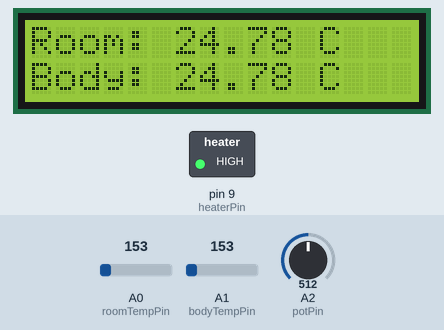
This sketch was run on a simulated Arduino Uno, built with avr-gcc and run on an emulated ATmega328P. Parts: 16×2 character LCD, switched loads named in the sketch (green lamp = pin HIGH). The inputs (shaded band) are chosen by the test bench; at power-on: A1 (bodyTempPin) = 153, A0 (roomTempPin) = 153, A2 (potPin) = 512. What the sketch prints to the serial monitor is not drawn.

Above: at 1.2 s.
1.3 s: A1 (bodyTempPin) set to 168
At 2.1 s:
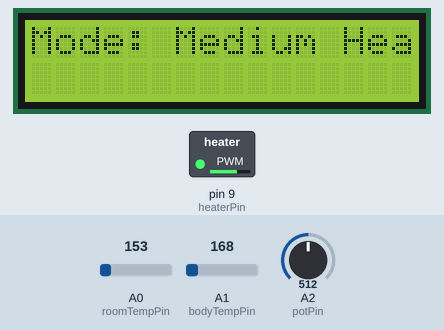
2.9 s: A1 (bodyTempPin) set to 175
At 4.1 s:
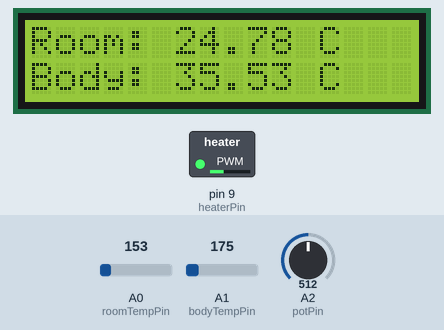
4.4 s: A0 (roomTempPin) set to 165
At 5.6 s:
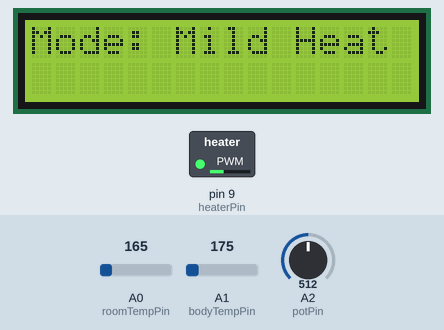
5.9 s: A1 (bodyTempPin) set to 191
At 7.1 s:
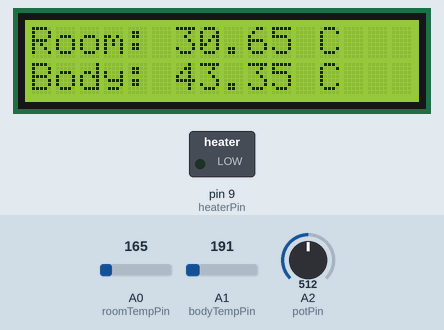
7.4 s: A0 (roomTempPin) set to 114
At 8.2 s:
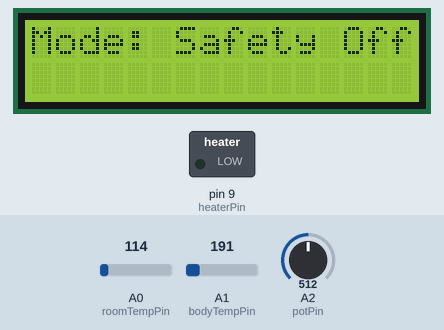
9.1 s: A1 (bodyTempPin) set to 165
At 9.9 s:
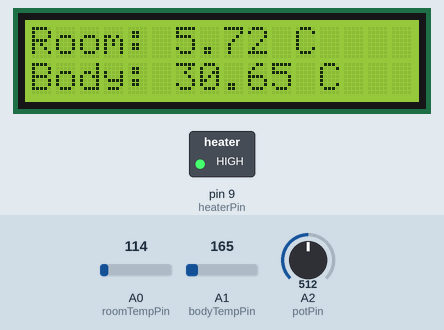
Timing chart, 0 to 11.7 s (numbered marks = the images above; inputs shaded):
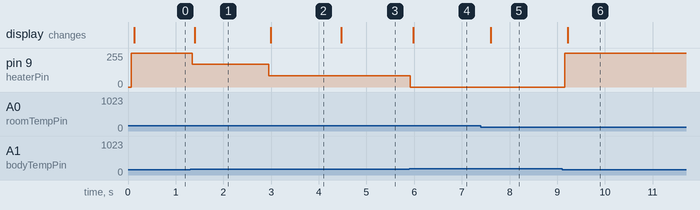

The sketch:

thermal_wear.ino
```cpp
#include <LiquidCrystal.h>

// Initialize the LCD with the numbers of the interface pins
LiquidCrystal lcd(12, 11, 5, 4, 3, 2);

// Add a variable to keep track of the display mode
bool displayTemperatures = true;
unsigned long lastSwitchTime = 0;
const unsigned long switchInterval = 200; // Switch every 3000 milliseconds (3 seconds)

// Global variables
int roomTempPin = A0; // Room temperature sensor connected to A0
int bodyTempPin = A1; // Body temperature sensor connected to A1
int heaterPin = 9;    // Heater (LED) connected to pin 9
int potPin = A2;      // Potentiometer connected to A2

// Define the temperature thresholds for the different heating modes
const float mildHeatBodyThreshold = 36.0; // Body temperature threshold for mild heat
const float intermediateHeatBodyThreshold = 34.0; // Body temperature threshold for intermediate heat
const float highHeatBodyThreshold = 32.0; // Body temperature threshold for high heat

// Define base PWM values for the different heating modes
const int mildHeatBaseIntensity = 85; // Base PWM value for mild heat
const int intermediateHeatBaseIntensity = 170; // Base PWM value for intermediate heat
const int highHeatBaseIntensity = 255; // Base PWM value for high heat

// Define the influence of room temperature. A lower room temperature increases the intensity.
const float roomTempInfluence = 0.5; // Determines how much the room temperature influences the heater intensity

// Define the safety cutoff temperature threshold
const float safetyCutoffThreshold = 38.0; // Body temperature threshold for safety cutoff

void setup() {
  // Set up the pins
  pinMode(roomTempPin, INPUT);
  pinMode(bodyTempPin, INPUT);
  pinMode(heaterPin, OUTPUT);
  pinMode(potPin, INPUT);

  // Set up the LCD's number of columns and rows
  lcd.begin(16, 2);

  // Start with a clear screen
  lcd.clear();

  // Display a welcome message
  lcd.print("Thermal Wear!");

  // Start the serial communication
  Serial.begin(9600);
}

void loop() {
  int roomTemp = analogRead(roomTempPin);
  int bodyTemp = analogRead(bodyTempPin);

  // Convert analog reading to voltage
  float roomTempVoltage = (roomTemp * 5.0) / 1023.0;
  float bodyTempVoltage = (bodyTemp * 5.0) / 1023.0;

  // Convert voltage to temperature
  float roomTempCelsius = (roomTempVoltage - 0.5) * 100.0;
  float bodyTempCelsius = (bodyTempVoltage - 0.5) * 100.0;

  // Read the potentiometer value
  int manualHeaterIntensity = analogRead(potPin);
  manualHeaterIntensity = map(manualHeaterIntensity, 0, 1023, 0, 255);

  // Heater control logic
  int heaterIntensity = 0;
  String heatMode = "Off"; // Default mode

  if (bodyTempCelsius > safetyCutoffThreshold) {
    heaterIntensity = 0;
    heatMode = "Safety Off";
    Serial.println("Safety Cutoff Activated - Heater OFF");
  } else {
    float roomTempModifier = (25.0 - roomTempCelsius) * roomTempInfluence;
    if (bodyTempCelsius < highHeatBodyThreshold) {
      heaterIntensity = highHeatBaseIntensity;
      heatMode = "High Heat";
    } else if (bodyTempCelsius < intermediateHeatBodyThreshold) {
      heaterIntensity = intermediateHeatBaseIntensity;
      heatMode = "Medium Heat";
    } else if (bodyTempCelsius < mildHeatBodyThreshold) {
      heaterIntensity = mildHeatBaseIntensity;
      heatMode = "Mild Heat";
    }

    heaterIntensity += roomTempModifier;
    heaterIntensity = constrain(heaterIntensity, 0, 255);

    if (abs(manualHeaterIntensity - heaterIntensity) > 70) {
      heaterIntensity = manualHeaterIntensity;
      Serial.println("Manual Override Active");
    }
  }

  // Decide on the heater intensity based on body temperature
  if (bodyTempCelsius < highHeatBodyThreshold) {
    heaterIntensity = highHeatBaseIntensity;
    Serial.println("High Heat");
  } else if (bodyTempCelsius < intermediateHeatBodyThreshold) {
    heaterIntensity = intermediateHeatBaseIntensity;
    Serial.println("Intermediate Heat");
  } else if (bodyTempCelsius < mildHeatBodyThreshold) {
    heaterIntensity = mildHeatBaseIntensity;
    Serial.println("Mild Heat");
  }

  // Apply the heater intensity
  analogWrite(heaterPin, heaterIntensity);

  // Output the heater intensity and temperature readings to the serial monitor
  Serial.print("Room Temp: ");
  Serial.print(roomTempCelsius);
  Serial.print(" C, Body Temp: ");
  Serial.print(bodyTempCelsius);
  Serial.println(" C");
  Serial.print("Heater Intensity: ");
  Serial.println(heaterIntensity);
  Serial.print("Heater Mode: ");
  Serial.println(heatMode);

  // Check for temperature changes and update only if there's a change
  static float lastRoomTempCelsius = 0;
  static float lastBodyTempCelsius = 0;
  static String lastHeatMode = "";

  if (lastRoomTempCelsius != roomTempCelsius ||
      lastBodyTempCelsius != bodyTempCelsius ||
      lastHeatMode != heatMode) {
    // Store the current temperatures and mode for comparison in the next loop iteration
    lastRoomTempCelsius = roomTempCelsius;
    lastBodyTempCelsius = bodyTempCelsius;
    lastHeatMode = heatMode;

  // Check if it's time to switch the display mode
  if (millis() - lastSwitchTime >= switchInterval) {
    // It's time to switch the display mode
    displayTemperatures = !displayTemperatures;
    lastSwitchTime = millis(); // Update the last switch time
    lcd.clear(); // Clear the display for new information
  }

  // Decide what to display based on the current mode
  if (displayTemperatures) {
    // Display the temperatures
    lcd.setCursor(0, 0); // First line for room temperature
    lcd.print("Room: ");
    lcd.print(roomTempCelsius);
    lcd.print(" C ");

    lcd.setCursor(0, 1); // Second line for body temperature
    lcd.print("Body: ");
    lcd.print(bodyTempCelsius);
    lcd.print(" C ");
  } else {
    // Display the heater mode
    lcd.setCursor(0, 0); // Use both lines for heater mode
    lcd.print("Mode: ");
    lcd.print(heatMode);
  }
  }
  delay(100); // Wait for a second

}
  
```

Measured:
- the behaviour switches between 167 and 168 on A1 (bodyTempPin) (found by bisection; images 0 and 1)
- after the input at 1.3 s, pin 9 (heaterPin): 255/255 → 170/255 after 0.05 s; the display: changes after 0.10 s (image 1)
- after the input at 2.9 s, pin 9 (heaterPin): 170/255 → 85/255 after 0.06 s; the display: changes after 0.10 s (image 2)
- after the input at 4.4 s, the display: changes after 0.07 s (image 3)
- after the input at 5.9 s, pin 9 (heaterPin): 85/255 → 0/255 at once; the display: changes after 0.08 s (image 4)
- after the input at 7.4 s, the display: changes after 0.21 s (image 5)
- after the input at 9.1 s, pin 9 (heaterPin): 0/255 → 255/255 after 0.06 s; the display: changes after 0.12 s (image 6)
